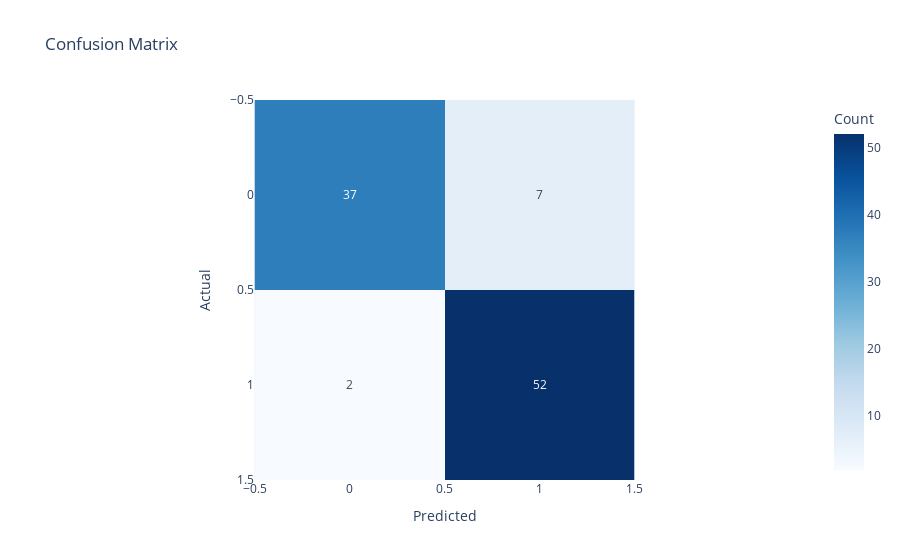

The code cell stored with this chart in its notebook:
### Code cell
cm = confusion_matrix(y_test, y_pred, labels=model.classes_)
cm_df = pd.DataFrame(cm, index=model.classes_, columns=model.classes_)

# Plot interactive heatmap
fig = px.imshow(
    cm_df,
    text_auto=True,  # show values inside cells
    color_continuous_scale="Blues",
    labels=dict(x="Predicted", y="Actual", color="Count"),
    x=cm_df.columns,
    y=cm_df.index,
    title="Confusion Matrix"
)

fig.update_layout(yaxis=dict(scaleanchor="x"))  # square cells
fig.show()

### Figure 1 — Plotly figure (JSON) as saved in the notebook; plotly's stock layout.template omitted (floating-point values rounded to 4 significant figures)
{"data": [{"coloraxis": "coloraxis", "hovertemplate": "Predicted: %{x}<br>Actual: %{y}<br>Count: %{z}<extra></extra>", "name": "0", "texttemplate": "%{z}", "type": "heatmap", "x": [0, 1], "xaxis": "x", "y": [0, 1], "yaxis": "y", "z": [[37, 7], [2, 52]]}], "layout": {"coloraxis": {"colorbar": {"title": {"text": "Count"}}, "colorscale": [[0, "rgb(247,251,255)"], [0.125, "rgb(222,235,247)"], [0.25, "rgb(198,219,239)"], [0.375, "rgb(158,202,225)"], [0.5, "rgb(107,174,214)"], [0.625, "rgb(66,146,198)"], [0.75, "rgb(33,113,181)"], [0.875, "rgb(8,81,156)"], [1, "rgb(8,48,107)"]]}, "title": {"text": "Confusion Matrix"}, "xaxis": {"anchor": "y", "constrain": "domain", "domain": [0, 1], "scaleanchor": "y", "title": {"text": "Predicted"}}, "yaxis": {"anchor": "x", "autorange": "reversed", "constrain": "domain", "domain": [0, 1], "scaleanchor": "x", "title": {"text": "Actual"}}}}
